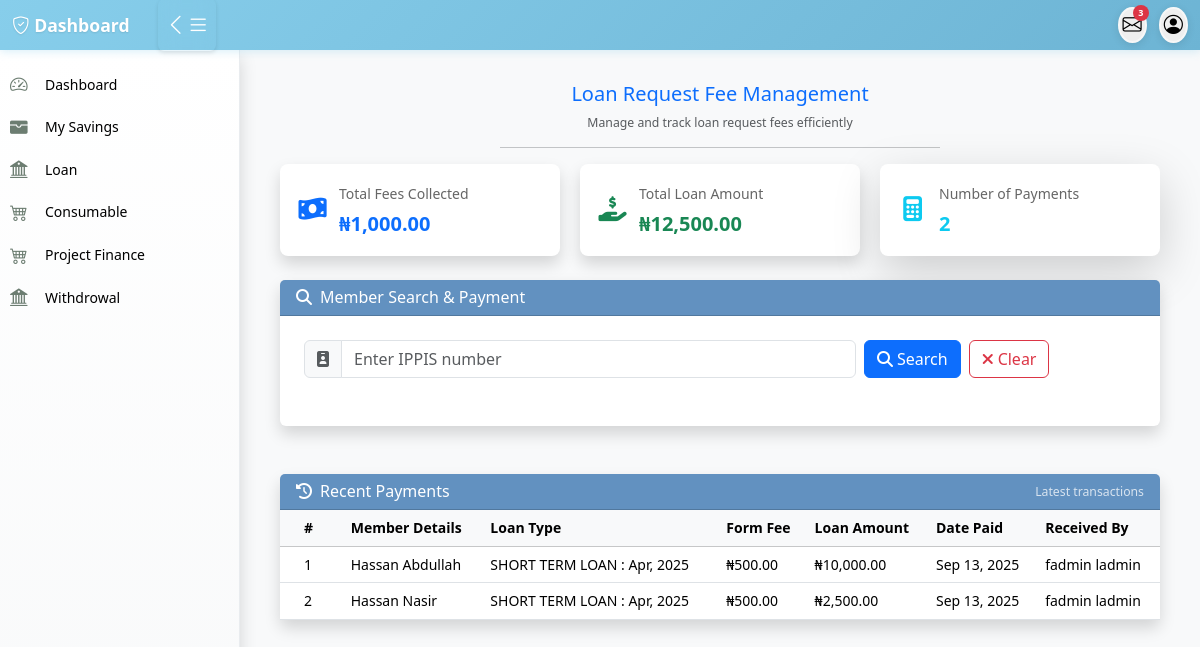
/loan-request-fee/, run on the app's committed database.
### loan/models.py (models this page shows, shortened)
class LoanRequestFee(models.Model):
    STATUS_CHOICES = [
        ("paid", "Paid"),              # fee paid but no request yet
        ("used", "Used for Loan"),     # fee already linked to a loan request
        ("expired", "Expired/Closed"), # optional, if you want expiration
    ]
    member = models.ForeignKey(Member, on_delete=models.CASCADE)
    loan_type = models.ForeignKey(LoanType, on_delete=models.CASCADE)
    loan_amount = models.DecimalField(max_digits=10, decimal_places=2)
    form_fee = models.DecimalField(max_digits=10, decimal_places=2)
    status = models.CharField(max_length=20, choices=STATUS_CHOICES, default="paid")
    created_by = models.ForeignKey(settings.AUTH_USER_MODEL, on_delete=models.CASCADE, blank=True, null=True)
    created_at = models.DateTimeField(auto_now_add=True)

class LoanType(models.Model):
    name = models.CharField(max_length=100)
    description = models.TextField(blank=True, null=True)
    max_amount = models.DecimalField(max_digits=12, decimal_places=2, null=True, blank=True)
    max_loan_term_months = models.PositiveIntegerField(null=True, blank=True)
    request_fee = models.DecimalField(max_digits=12, decimal_places=2, default=0)
    available = models.BooleanField(default=True)
    created_by = models.ForeignKey(User,on_delete=models.CASCADE)

### accounts/models.py (models this page shows, shortened)
class Member(models.Model):
    member = models.OneToOneField(User, on_delete=models.CASCADE, null=True, blank=True,related_name='member')
    ippis = models.IntegerField(unique=True)  # Required and unique
    total_savings = models.DecimalField(max_digits=12, decimal_places=2, blank=True, null=True)

class User(AbstractUser):
    first_name = models.CharField(max_length=100)
    last_name = models.CharField(max_length=100)
    other_name = models.CharField(max_length=100,blank=True,null=True)
    date_of_birth = models.DateField(blank=True,null=True)
    username = models.CharField(max_length=100, unique=True)
    savings = models.IntegerField(blank=True,null=True)
    account_type = models.CharField(max_length=100,blank=True,null=True)
    department = models.CharField(max_length=100)
    unit = models.CharField(max_length=100,blank=True,null=True)
    gender = models.ForeignKey(Gender, on_delete=models.CASCADE, blank=True, null=True)
    group = models.ForeignKey(UserGroup, on_delete=models.CASCADE, blank=True, null=True)
    marital_status = models.ForeignKey(MaritalStatus,on_delete=models.SET_NULL, null=True, blank=True)
    religion = models.ForeignKey(Religion, on_delete=models.SET_NULL, null=True, blank=True,)
    passport = models.ImageField(upload_to='passport', blank=True, null=True)
    phone1 = models.CharField(max_length=15,null=True, blank=True)
    phone2 = models.CharField(max_length=15, null=True, blank=True)
    email = models.EmailField(blank=True, null=True)
    member_number = models.CharField(max_length=100)

### loan/views.py (the view, shortened to what this page needs)
# urls.py: path('loan-request-fee/', views.loan_request_fee_payment, name='loan_request_fee_payment'),
def loan_request_fee_payment(request):
    member_info = None
    loan_types = LoanType.objects.filter(available=True)
    loan = LoanRequestFee.objects.aggregate(total=Sum('loan_amount'))['total'] or Decimal("0.00")
    fee = LoanRequestFee.objects.aggregate(total=Sum('form_fee'))['total'] or Decimal("0.00")
    loan_req_form = LoanRequestFee.objects.count()
    members = LoanRequestFee.objects.select_related('member')
    page_number = request.GET.get('page')
    paginator = Paginator(members, 100)
    page_obj = paginator.get_page(page_number)
    context = {"fee": fee,"loan": loan,"loan_req_form": loan_req_form, "members": members,
        "page_obj": page_obj,"loan_types": loan_types,
        "member_info": member_info,  # ✅ keep this so search results still show
    }
    return render(request, "loan/loan_request_fee.html", context)

### templates/loan/loan_request_fee.html (shortened to what this page needs)
{% extends "base/base.html" %}
{% load humanize %}
{% block content %}
<div class="container">
  <div class="text-center mb-1 mb-md-1">
        <h4 class="h5 h4-md fw-light text-primary mb-2">Loan Request Fee Management</h4>
        <p class="text-muted small">Manage and track loan request fees efficiently</p>
        <hr class="w-50 w-25-md mx-auto">
    </div>
      <div class="stats-grid mt-0">
         <div class="stat-card shadow">
            <div class="stat-icon ">
                 <i class="fas fa-money-bill-wave fa-lg fa-2x-md text-primary"></i>
            </div>
            <div class="stat-content">
                <p class="card-title fw-normal mb-1 mb-md-2 small">Total Fees Collected</p>
                 <h5 class="h4-md fw-bold mb-0 text-primary">₦{{ fee|floatformat:2|intcomma }}</h5>
            </div>
        </div>
         <div class="stat-card shadow">
            <div class="stat-icon ">
                  <i class="fas fa-hand-holding-usd fa-lg fa-2x-md text-success"></i>
            </div>
            <div class="stat-content">
                 <p class="card-title fw-normal mb-1 mb-md-2 small">Total Loan Amount</p>
                    <h5 class="h4-md fw-bold mb-0 text-success">₦{{ loan|floatformat:2|intcomma }}</h5>
            </div>
        </div>
        <div class="stat-card shadow-lg">
            <div class="stat-icon ">
                <i class="fas fa-calculator fa-lg fa-2x-md text-info"></i>
            </div>
            <div class="stat-content">
                <p class="card-title fw-normal mb-1 mb-md-2 small">Number of Payments</p>
                <h5 class="h4-md fw-bold mb-0 text-info">{{ loan_req_form|intcomma }}</h5>
            </div>
        </div>
    </div>
    <div class="row justify-content-center mt-2 mb-4 mb-md-5">
        <div class="col-12 col-lg-12">
            <div class="card border-0 shadow">
                <div class="card-header bg-primary text-white">
                    <h5 class="card-title mb-0 h6 h5-md">
                        <i class="fas fa-search me-2"></i>Member Search & Payment
                    </h5>
                </div>
                <div class="card-body p-3 p-md-4">
                    <form method="post" class="mb-3 mb-md-4">
                        <div class="row g-2">
                            <div class="col-12 col-md-8">
                                <div class="input-group">
                                    <span class="input-group-text bg-light d-none d-md-inline-flex">
                                        <i class="fas fa-id-badge text-muted"></i>
                                    </span>
                                    <input type="text" class="form-control" name="ippis" placeholder="Enter IPPIS number" required>
                                </div>
                            </div>
                            <div class="col-12 col-md-4">
                                <div class="d-grid d-md-flex gap-2">
                                    <button type="submit" name="search_member" class="btn btn-primary">
                                        <i class="fas fa-search me-1"></i>Search
                                    </button>
                                    <a href="{% url 'loan_request_fee_payment' %}" class="btn btn-outline-danger">
                                        <i class="fas fa-times me-1"></i>Clear
                                    </a>
                                </div>
                            </div>
                        </div>
                    </form>
                </div>
            </div>
        </div>
    </div>
    <div class="card border-0 shadow">
        <div class="card-header bg-primary text-white">
            <div class="d-flex justify-content-between align-items-center">
                <h5 class="mb-0 h6 h5-md">
                    <i class="fas fa-history me-2"></i>Recent Payments
                </h5>
                <small class="opacity-75 d-none d-md-inline">Latest transactions</small>
            </div>
        </div>
            <div class="d-none d-md-block">
                <div class="table-responsive">
                    <table class="table table-hover align-middle mb-0">
                        <thead class="table-light">
                            <tr>
                                <th scope="col" class="px-4">#</th>
                                <th scope="col">Member Details</th>
                                <th scope="col">Loan Type</th>
                                <th scope="col">Form Fee</th>
                                <th scope="col">Loan Amount</th>
                                <th scope="col">Date Paid</th>
                                <th scope="col">Received By</th>
                            </tr>
                        </thead>
                        <tbody>
                            {% for item in page_obj %}
                            <tr>
                                <td class="px-4">{{ forloop.counter }}</td>
                                <td> {{ item.member.member.get_full_name }}</td>
                                <td>{{ item.loan_type.name }}</td>
                                <td>₦{{ item.form_fee|floatformat:2|intcomma }} </td>
                                <td>₦{{ item.loan_amount|floatformat:2|intcomma }}</td>
                                <td>{{ item.created_at|date:"M d, Y" }}</td>
                                <td>{{ item.created_by.get_full_name }}</td>
                            </tr>
                            {% endfor %}
                        </tbody>
                    </table>
                </div>
            </div>
        </div>
    </div>
</div>
{% endblock content %}

### static/css/style.css (style rules this page uses)
:root { --sidebar-width: 240px; --sidebar-collapsed-width: 60px; --navbar-height: 50px; --primary-color: #cacadb; --primary-color: #5d5d81; --secondary-color: #4b4b6c; --accent-color: rgb(98, 145, 192); --success-color: #27ae60; --warning-color: #f39c12; --danger-color: #e74c3c; }
* { box-sizing: border-box; }
body { font-family: 'Segoe UI', Tahoma, Geneva, Verdana, sans-serif; background-color: #f8f9fa; margin: 0; padding: 0; font-size: 14px; line-height: 1.4; }
.stats-grid { display: grid; grid-template-columns: repeat(auto-fit, minmax(220px, 1fr)); gap: 1.25rem; margin-bottom: 1.5rem; }
.stat-card { background: white; border-radius: 8px; padding: 1.25rem; box-shadow: 0 2px 6px rgba(0,0,0,0.1); display: flex; align-items: center; transition: transform 0.3s ease; }
.stat-icon { width: 25px; height: 25px; border-radius: 50%; display: flex; align-items: center; justify-content: center; margin-right: 0.875rem; font-size: 1.25rem; color: white; flex-shrink: 0; }
.stat-content p { margin: 0; color: #666; font-size: 0.875rem; }
.bg-primary { background: var(--accent-color) !important; }

### templates/loan/loan_request_fee.html (style rules this page uses)
body { overflow-x: hidden; }
.table-responsive { overflow-x: auto; max-width: 100%; }

### data on the page
LoanRequestFee: member.member.get_full_name "Hassan Abdullah", loan_type.name "SHORT TERM LOAN : Apr, 2025", form_fee "500.00", loan_amount "10,000.00", created_at "Sep 13, 2025", created_by.get_full_name "fadmin ladmin"
LoanRequestFee: member.member.get_full_name "Hassan Nasir", loan_type.name "SHORT TERM LOAN : Apr, 2025", form_fee "500.00", loan_amount "2,500.00", created_at "Sep 13, 2025", created_by.get_full_name "fadmin ladmin"

### other printed values
{{ fee|floatformat:2|intcomma }} "1,000.00"
{{ loan|floatformat:2|intcomma }} "12,500.00"
{{ loan_req_form|intcomma }} "2"
